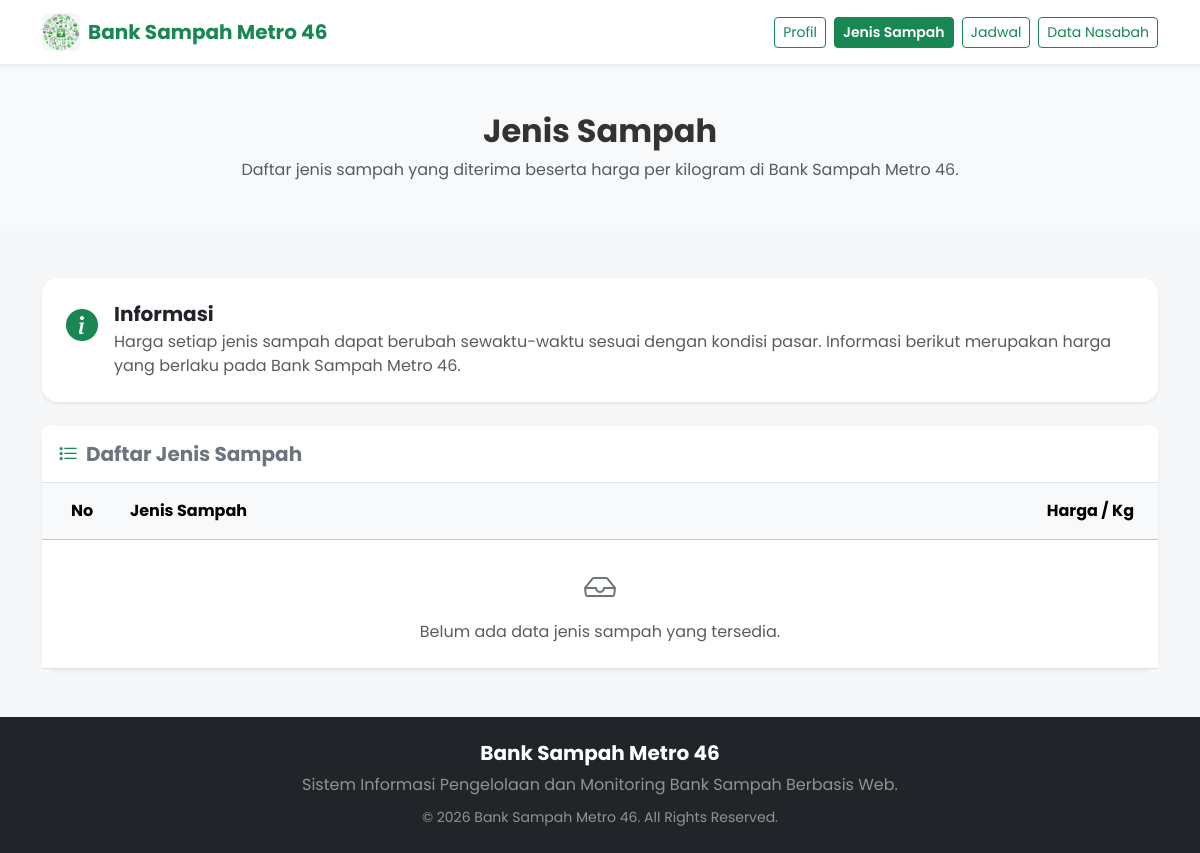
Page /pages/jenis_sampah.php on the earlier database version.
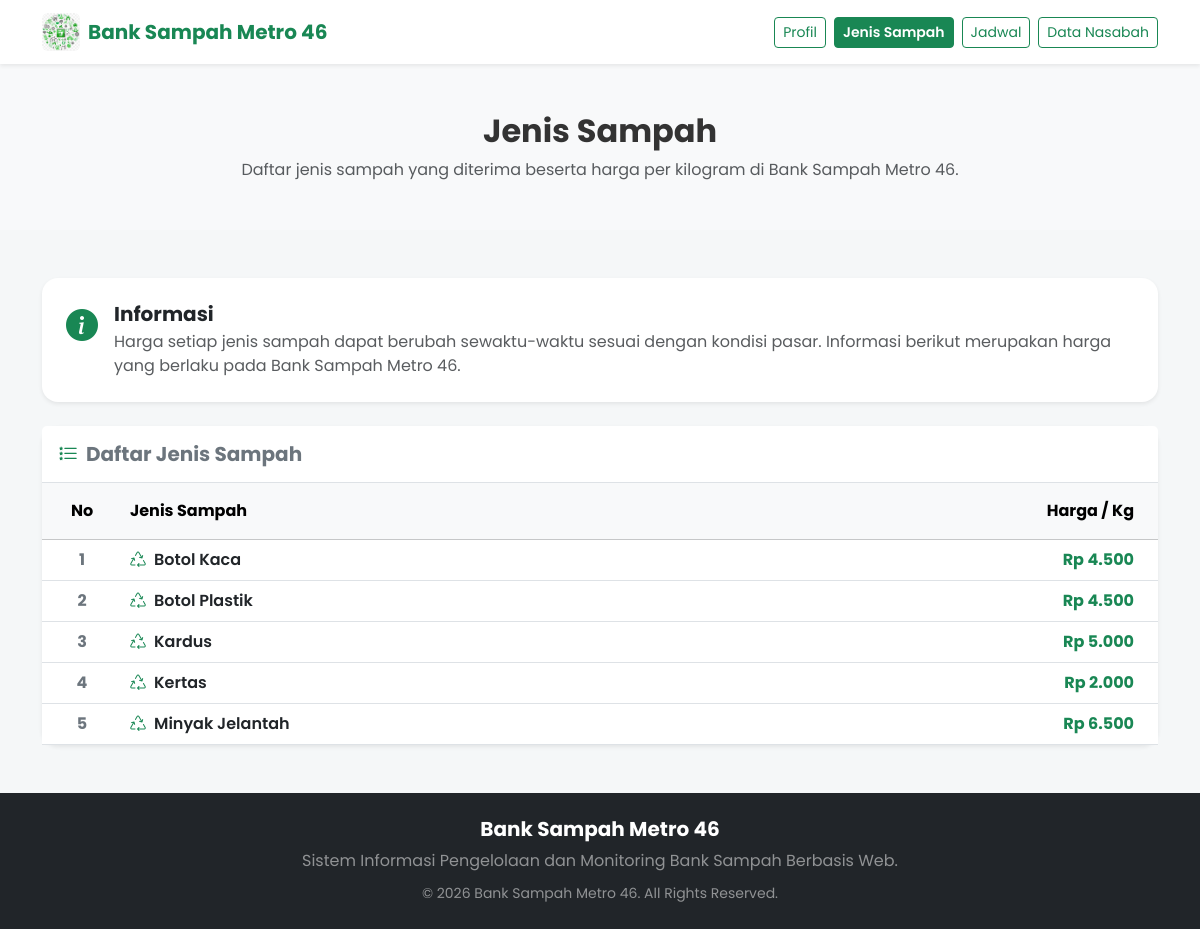
Same page on the later database version.
### tables this page shows
CREATE TABLE `profil` (
  `id_profil` int(10) UNSIGNED NOT NULL,
  `nama_bank_sampah` varchar(100) NOT NULL,
  `alamat` varchar(255) NOT NULL,
  `telepon` varchar(20) NOT NULL,
  `email` varchar(100) NOT NULL,
  `deskripsi` text NOT NULL,
  `logo` varchar(255) DEFAULT NULL
);

CREATE TABLE `jenis_sampah` (
  `id_jenis` int(10) UNSIGNED NOT NULL,
  `nama_jenis` varchar(50) NOT NULL,
  `harga_per_kg` decimal(10,2) NOT NULL DEFAULT 0.00
);

### pages/jenis_sampah.php (the view, shortened to what the changed rows need)
<?php
require_once "../config/koneksi.php";
$namaBank = "Bank Sampah Metro 46";
$qProfil = mysqli_query($koneksi, "SELECT nama_bank_sampah FROM profil LIMIT 1");
if ($qProfil && mysqli_num_rows($qProfil) > 0) {
    $dProfil = mysqli_fetch_assoc($qProfil);
    if (!empty($dProfil['nama_bank_sampah'])) {
        $namaBank = $dProfil['nama_bank_sampah'];
    }
}
$sqlJenis = "SELECT * FROM jenis_sampah ORDER BY nama_jenis ASC";
$resJenis = mysqli_query($koneksi, $sqlJenis);
?>
<!DOCTYPE html>
<html lang="id">
<head>
    <link href="https://cdn.jsdelivr.net/npm/bootstrap@5.3.7/dist/css/bootstrap.min.css" rel="stylesheet">
    <link href="https://cdn.jsdelivr.net/npm/bootstrap-icons@1.13.1/font/bootstrap-icons.min.css" rel="stylesheet">
    <link rel="stylesheet" href="../assets/css/style.css">
</head>
<body class="d-flex flex-column min-vh-100">
    <?php include "components/navbar.php"; ?>
    <section class="bg-light py-5">
        <div class="container text-center">
            <h2 class="fw-bold">Jenis Sampah</h2>
            <p class="text-muted mb-0">Daftar jenis sampah yang diterima beserta harga per kilogram di <?= htmlspecialchars($namaBank); ?>.</p>
        </div>
    </section>
    <section class="py-5">
        <div class="container">
            <div class="card shadow-sm border-0 rounded-4 mb-4">
                <div class="card-body p-4">
                    <div class="d-flex align-items-start">
                        <div>
                            <h5 class="fw-bold mb-1">Informasi</h5>
                            <p class="mb-0 text-muted">
                                Harga setiap jenis sampah dapat berubah sewaktu-waktu sesuai dengan kondisi pasar. Informasi berikut merupakan harga yang berlaku pada <?= htmlspecialchars($namaBank); ?>.
                            </p>
                        </div>
                    </div>
                </div>
            </div>
            <div class="card shadow-sm border-0 rounded-4">
                <div class="card-body p-0">
                    <div class="table-responsive">
                        <table class="table table-hover align-middle mb-0">
                            <thead class="table-light">
                                <tr>
                                    <th width="80" class="text-center py-3">No</th>
                                    <th class="py-3">Jenis Sampah</th>
                                    <th width="220" class="text-end py-3 pe-4">Harga / Kg</th>
                                </tr>
                            </thead>
                            <tbody>
                                <?php if ($resJenis && mysqli_num_rows($resJenis) > 0): ?>
                                    <?php $no = 1; ?>
                                    <?php while ($row = mysqli_fetch_assoc($resJenis)): ?>
                                        <?php
                                        $namaJenis = $row['nama_jenis'] ?? $row['jenis_sampah'] ?? '-';
                                        $harga     = (float)($row['harga'] ?? $row['harga_per_kg'] ?? 0);
                                        ?>
                                        <tr>
                                            <td class="text-center fw-bold text-secondary"><?= $no++; ?></td>
                                            <td class="fw-semibold text-dark">
                                                <i class="bi bi-recycle text-success me-2"></i><?= htmlspecialchars($namaJenis, ENT_QUOTES, 'UTF-8'); ?>
                                            </td>
                                            <td class="text-end fw-bold text-success pe-4">
                                                Rp <?= number_format($harga, 0, ',', '.'); ?>
                                            </td>
                                        </tr>
                                    <?php endwhile; ?>
                                <?php else: ?>
                                    <tr>
                                        <td colspan="3" class="text-center py-4 text-muted">
                                            <i class="bi bi-inbox fs-2 d-block mb-2 text-secondary"></i>
                                            Belum ada data jenis sampah yang tersedia.
                                        </td>
                                    </tr>
                                <?php endif; ?>
                            </tbody>
                        </table>
                    </div>
                </div>
            </div>
        </div>
    </section>
    <?php include "components/footer.php"; ?>
</body>
</html>

### pages/components/navbar.php (shortened to what the changed rows need)
<?php
$basePath = file_exists("pages/components/navbar.php") ? "" : "../";
$logoPath = $basePath . "assets/img/" . ($logoFile ?? 'logo.png');
?>
<nav class="navbar navbar-expand-lg navbar-light bg-white shadow-sm sticky-top py-2">
    <div class="container">
        <a class="navbar-brand d-flex align-items-center fw-bold text-success" href="<?= $basePath; ?>index.php">
            <img src="<?= $logoPath; ?>"
                 alt="Logo <?= htmlspecialchars($namaBank ?? 'Bank Sampah'); ?>"
                 class="me-2 rounded"
                 style="height: 38px; width: auto; object-fit: contain;"
                 onerror="this.src='<?= $basePath; ?>assets/img/logo.png';">
            <span><?= htmlspecialchars($namaBank ?? 'Bank Sampah Metro 46'); ?></span>
        </a>
    </div>
</nav>

### pages/components/footer.php (shortened to what the changed rows need)
<footer class="bg-dark text-white py-4 mt-auto">
    <div class="container text-center">
        <h5 class="fw-bold mb-2"><?= htmlspecialchars($namaBank ?? 'Bank Sampah Metro 46'); ?></h5>
        <p class="mb-2 text-white-50">Sistem Informasi Pengelolaan dan Monitoring Bank Sampah Berbasis Web.</p>
        <small class="text-white-50">&copy; <?= date('Y'); ?> <?= htmlspecialchars($namaBank ?? 'Bank Sampah Metro 46'); ?>. All Rights Reserved.</small>
    </div>
</footer>

Differences in the rows shown:
added profil: nama_bank_sampah "Bank Sampah Metro 46"
added jenis_sampah: nama_jenis "Botol Kaca", harga_per_kg "4.500"
added jenis_sampah: nama_jenis "Botol Plastik", harga_per_kg "4.500"
added jenis_sampah: nama_jenis "Kardus", harga_per_kg "5.000"
added jenis_sampah: nama_jenis "Kertas", harga_per_kg "2.000"
added jenis_sampah: nama_jenis "Minyak Jelantah", harga_per_kg "6.500"
Other differences:
$namaBank: "Bank Sampah Metro 46" → (not shown)
text no longer shown: "Belum ada data jenis sampah yang tersedia."
